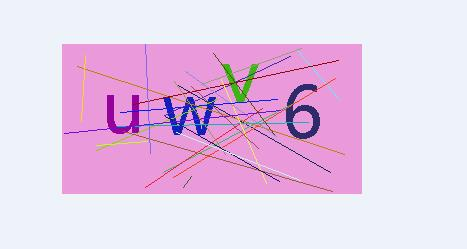
#> input picture spider/验证码识别/123.png, 467 x 249 px
$ python 'tesserocr识别简单验证码.py'
#> lines starting #> are read from the running program, lines starting #| are printed output that depends on the picture; after the words box and inside, x2 and y2 are one past the last pixel; in counts of white or black regions, pixels touching at a corner belong together
from PIL import Image
import tesserocr

image = Image.open('123.png')
#> image is the input picture: PIL image 467x249 RGB; mean R, G, B 230.2, 204.5, 233.4

image = image.convert('L')  # 图像灰度化处理
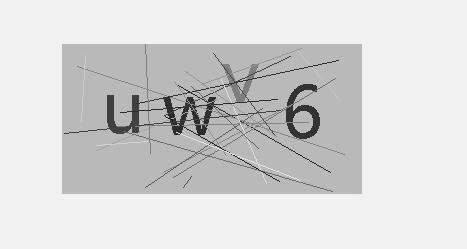
#> image: PIL image 467x249 L; min 5, max 251, mean 215.6
# image.show()
threshold = 130
table = []
for i in range(256):
    if i < threshold:
        table.append(0)
    else:
        table.append(1)
image = image.point(table,'1')
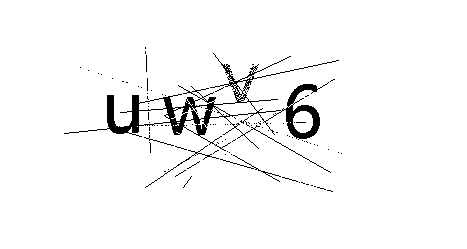
#> image: PIL image 467x249 1; 96.5% white; 97 black regions (92 under 20 px), largest, box (x1, y1, x2, y2) and area: (64, 53, 339, 173) 3519, (145, 145, 219, 188) 109, (220, 155, 281, 182) 102, (144, 135, 174, 146) 34, (240, 117, 250, 127) 20
# image.show()
#> (the run stopped early here; a loop or call above may not have finished)
